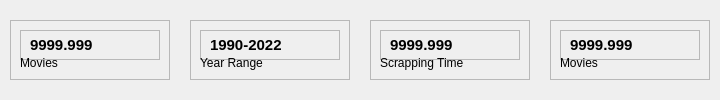
         <widget class="QWidget" name="CardsFrame" native="true">
          <layout class="QHBoxLayout" name="horizontalLayout_7">
           <property name="spacing">
            <number>20</number>
           </property>
           <property name="leftMargin">
            <number>10</number>
           </property>
           <property name="topMargin">
            <number>10</number>
           </property>
           <property name="rightMargin">
            <number>10</number>
           </property>
           <property name="bottomMargin">
            <number>10</number>
           </property>
           <item>
            <widget class="QFrame" name="Card1">
             <property name="minimumSize">
              <size>
               <width>160</width>
               <height>0</height>
              </size>
             </property>
             <property name="maximumSize">
              <size>
               <width>16777215</width>
               <height>60</height>
              </size>
             </property>
             <property name="frameShape">
              <enum>QFrame::StyledPanel</enum>
             </property>
             <property name="frameShadow">
              <enum>QFrame::Raised</enum>
             </property>
             <layout class="QVBoxLayout" name="verticalLayout_3">
              <item>
               <widget class="QFrame" name="frame">
                <property name="minimumSize">
                 <size>
                  <width>0</width>
                  <height>30</height>
                 </size>
                </property>
                <property name="frameShape">
                 <enum>QFrame::StyledPanel</enum>
                </property>
                <property name="frameShadow">
                 <enum>QFrame::Raised</enum>
                </property>
                <layout class="QHBoxLayout" name="horizontalLayout_8">
                 <item>
                  <widget class="QLabel" name="label_3">
                   <property name="font">
                    <font>
                     <pointsize>11</pointsize>
                     <weight>75</weight>
                     <bold>true</bold>
                    </font>
                   </property>
                   <property name="text">
                    <string>9999,999</string>
                   </property>
                  </widget>
                 </item>
                 <item>
                  <widget class="QLabel" name="label">
                   <property name="minimumSize">
                    <size>
                     <width>0</width>
                     <height>20</height>
                    </size>
                   </property>
                   <property name="maximumSize">
                    <size>
                     <width>30</width>
                     <height>20</height>
                    </size>
                   </property>
                   <property name="text">
                    <string/>
                   </property>
                   <property name="pixmap">
                    <pixmap resource="../../Mid_Term_Project/Code_Mid_Project/cs261f22pid22/resources.qrc">:/blackicons/Graphics/featherBlack/tv.svg</pixmap>
                   </property>
                   <property name="scaledContents">
                    <bool>true</bool>
                   </property>
                  </widget>
                 </item>
                </layout>
               </widget>
              </item>
              <item alignment="Qt::AlignTop">
               <widget class="QLabel" name="label_4">
                <property name="text">
                 <string>Movies</string>
                </property>
               </widget>
              </item>
             </layout>
            </widget>
           </item>
           <item>
            <widget class="QFrame" name="Card2">
             <property name="minimumSize">
              <size>
               <width>160</width>
               <height>0</height>
              </size>
             </property>
             <property name="maximumSize">
              <size>
               <width>16777215</width>
               <height>60</height>
              </size>
             </property>
             <property name="frameShape">
              <enum>QFrame::StyledPanel</enum>
             </property>
             <property name="frameShadow">
              <enum>QFrame::Raised</enum>
             </property>
             <layout class="QVBoxLayout" name="verticalLayout_7">
              <item>
               <widget class="QFrame" name="frame_4">
                <property name="minimumSize">
                 <size>
                  <width>0</width>
                  <height>30</height>
                 </size>
                </property>
                <property name="frameShape">
                 <enum>QFrame::StyledPanel</enum>
                </property>
                <property name="frameShadow">
                 <enum>QFrame::Raised</enum>
                </property>
                <layout class="QHBoxLayout" name="horizontalLayout_23">
                 <item>
                  <widget class="QLabel" name="label_13">
                   <property name="font">
                    <font>
                     <pointsize>11</pointsize>
                     <weight>75</weight>
                     <bold>true</bold>
                    </font>
                   </property>
                   <property name="text">
                    <string>1990-2022</string>
                   </property>
                  </widget>
                 </item>
                 <item>
                  <widget class="QLabel" name="label_14">
                   <property name="minimumSize">
                    <size>
                     <width>0</width>
                     <height>20</height>
                    </size>
                   </property>
                   <property name="maximumSize">
                    <size>
                     <width>30</width>
                     <height>40</height>
                    </size>
                   </property>
                   <property name="text">
                    <string/>
                   </property>
                   <property name="pixmap">
                    <pixmap resource="../../Mid_Term_Project/Code_Mid_Project/cs261f22pid22/resources.qrc">:/blackicons/Graphics/featherBlack/calendar.svg</pixmap>
                   </property>
                   <property name="scaledContents">
                    <bool>true</bool>
                   </property>
                  </widget>
                 </item>
                </layout>
               </widget>
              </item>
              <item alignment="Qt::AlignTop">
               <widget class="QLabel" name="label_15">
                <property name="text">
                 <string>Year Range</string>
                </property>
               </widget>
              </item>
             </layout>
            </widget>
           </item>
           <item>
            <widget class="QFrame" name="Card3">
             <property name="minimumSize">
              <size>
               <width>160</width>
               <height>0</height>
              </size>
             </property>
             <property name="maximumSize">
              <size>
               <width>16777215</width>
               <height>60</height>
              </size>
             </property>
             <property name="frameShape">
              <enum>QFrame::StyledPanel</enum>
             </property>
             <property name="frameShadow">
              <enum>QFrame::Raised</enum>
             </property>
             <layout class="QVBoxLayout" name="verticalLayout_8">
              <item>
               <widget class="QFrame" name="frame_5">
                <property name="minimumSize">
                 <size>
                  <width>0</width>
                  <height>30</height>
                 </size>
                </property>
                <property name="frameShape">
                 <enum>QFrame::StyledPanel</enum>
                </property>
                <property name="frameShadow">
                 <enum>QFrame::Raised</enum>
                </property>
                <layout class="QHBoxLayout" name="horizontalLayout_24">
                 <item>
                  <widget class="QLabel" name="label_16">
                   <property name="font">
                    <font>
                     <pointsize>11</pointsize>
                     <weight>75</weight>
                     <bold>true</bold>
                    </font>
                   </property>
                   <property name="text">
                    <string>9999,999</string>
                   </property>
                  </widget>
                 </item>
                 <item>
                  <widget class="QLabel" name="label_17">
                   <property name="minimumSize">
                    <size>
                     <width>0</width>
                     <height>20</height>
                    </size>
                   </property>
                   <property name="maximumSize">
                    <size>
                     <width>40</width>
                     <height>40</height>
                    </size>
                   </property>
                   <property name="text">
                    <string/>
                   </property>
                   <property name="pixmap">
                    <pixmap resource="../../Mid_Term_Project/Code_Mid_Project/cs261f22pid22/resources.qrc">:/blackicons/Graphics/featherBlack/activity.svg</pixmap>
                   </property>
                   <property name="scaledContents">
                    <bool>true</bool>
                   </property>
                  </widget>
                 </item>
                </layout>
               </widget>
              </item>
              <item alignment="Qt::AlignTop">
               <widget class="QLabel" name="label_18">
                <property name="text">
                 <string>Scrapping Time</string>
                </property>
               </widget>
              </item>
             </layout>
            </widget>
           </item>
           <item>
            <widget class="QFrame" name="Card4">
             <property name="minimumSize">
              <size>
               <width>160</width>
               <height>0</height>
              </size>
             </property>
             <property name="maximumSize">
              <size>
               <width>16777215</width>
               <height>60</height>
              </size>
             </property>
             <property name="frameShape">
              <enum>QFrame::StyledPanel</enum>
             </property>
             <property name="frameShadow">
              <enum>QFrame::Raised</enum>
             </property>
             <layout class="QVBoxLayout" name="verticalLayout_9">
              <item>
               <widget class="QFrame" name="frame_6">
                <property name="minimumSize">
                 <size>
                  <width>0</width>
                  <height>30</height>
                 </size>
                </property>
                <property name="frameShape">
                 <enum>QFrame::StyledPanel</enum>
                </property>
                <property name="frameShadow">
                 <enum>QFrame::Raised</enum>
                </property>
                <layout class="QHBoxLayout" name="horizontalLayout_25">
                 <item>
                  <widget class="QLabel" name="label_19">
                   <property name="font">
                    <font>
                     <pointsize>11</pointsize>
                     <weight>75</weight>
                     <bold>true</bold>
                    </font>
                   </property>
                   <property name="text">
                    <string>9999,999</string>
                   </property>
                  </widget>
                 </item>
                 <item>
                  <widget class="QLabel" name="label_20">
                   <property name="minimumSize">
                    <size>
                     <width>0</width>
                     <height>20</height>
                    </size>
                   </property>
                   <property name="maximumSize">
                    <size>
                     <width>30</width>
                     <height>20</height>
                    </size>
                   </property>
                   <property name="text">
                    <string/>
                   </property>
                   <property name="pixmap">
                    <pixmap resource="../../Mid_Term_Project/Code_Mid_Project/cs261f22pid22/resources.qrc">:/blueicons/featherBlue/tv.svg</pixmap>
                   </property>
                   <property name="scaledContents">
                    <bool>true</bool>
                   </property>
                  </widget>
                 </item>
                </layout>
               </widget>
              </item>
              <item>
               <widget class="QLabel" name="label_21">
                <property name="text">
                 <string>Movies</string>
                </property>
               </widget>
              </item>
             </layout>
            </widget>
           </item>
          </layout>
         </widget>
